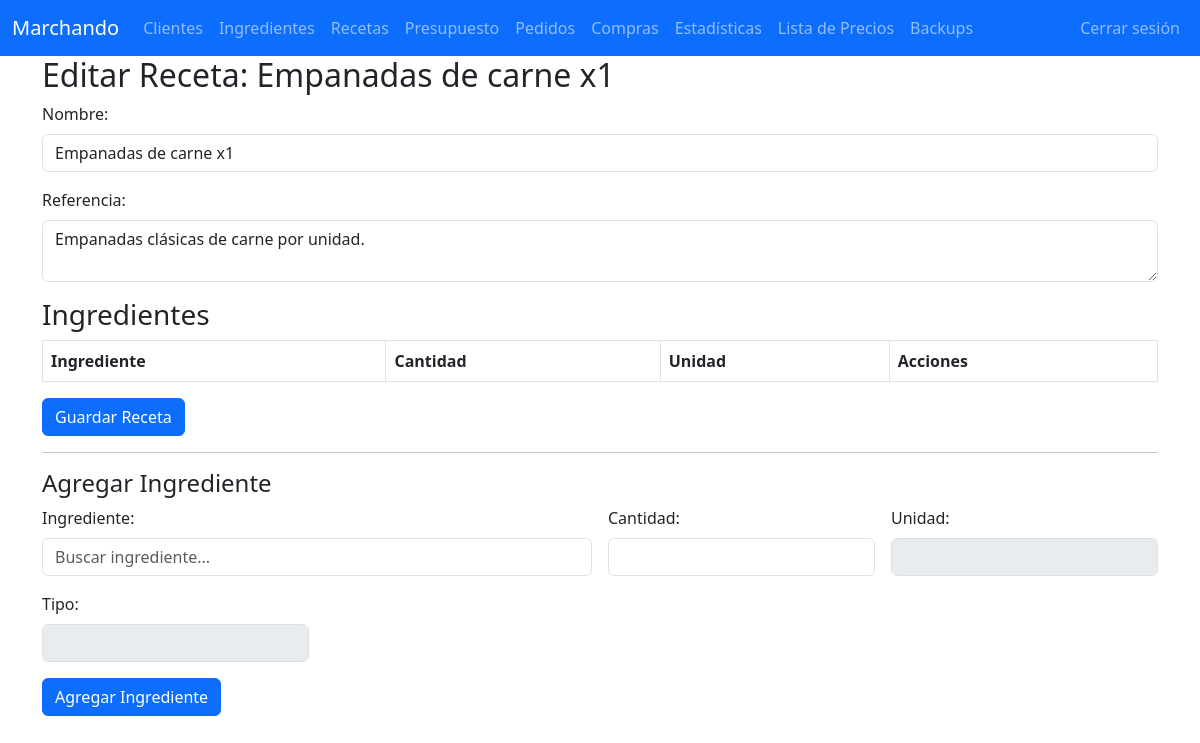
Page /modificar_receta/3 (signed in) on the earlier database version.
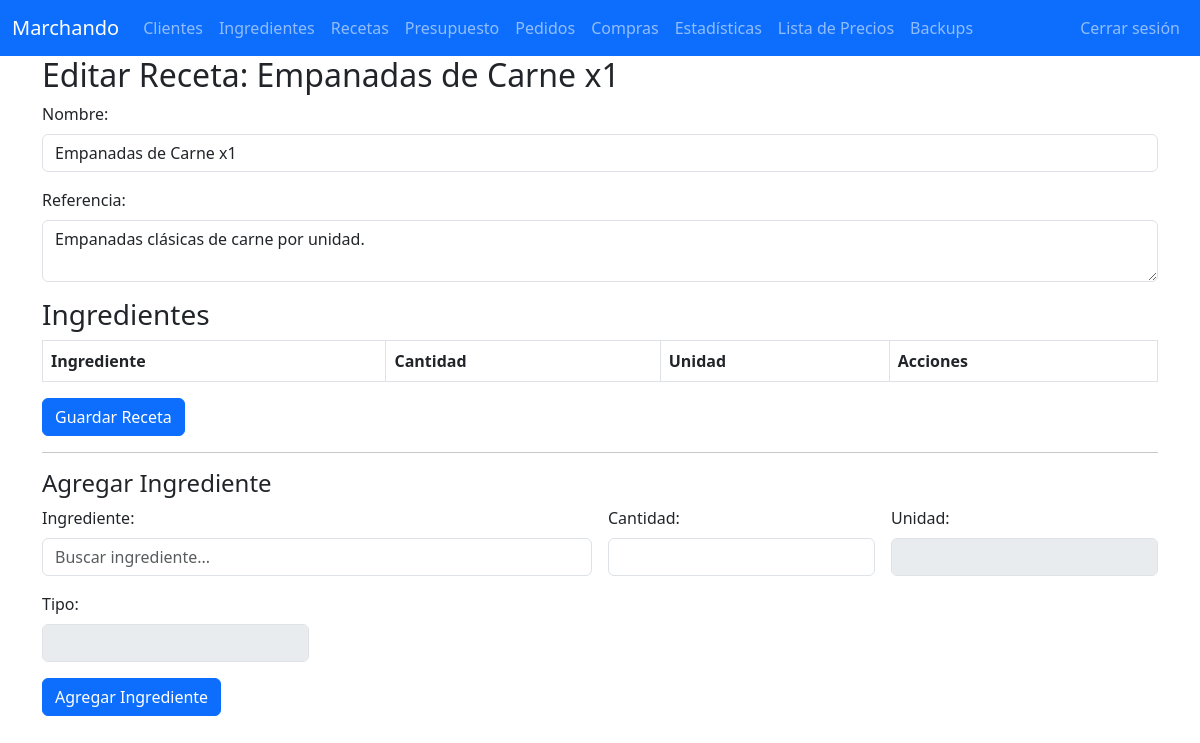
Same page on the later database version.
### tables this page shows
CREATE TABLE recetas (
    id INTEGER PRIMARY KEY AUTOINCREMENT,
    nombre TEXT NOT NULL,
    referencia TEXT,
    UNIQUE(nombre)
);

### app.py (the view)
@app.route('/modificar_receta/<int:id>', methods=['GET'])
@login_required
def modificar_receta(id):
    with get_conn() as conn:
        receta = conn.execute('SELECT * FROM recetas WHERE id = ?', (id,)).fetchone()
        ingredientes_receta = conn.execute('''
            SELECT ri.id as ri_id, i.id as ingrediente_id, i.producto, ri.cantidad, ri.unidad
            FROM receta_ingredientes ri
            JOIN ingredientes i ON ri.ingrediente_id = i.id
            WHERE receta_id = ?
        ''', (id,)).fetchall()
    return render_template('editar_receta.html', receta=receta, ingredientes=ingredientes_receta)

### app.py (called while the page is built)
def login_required(f):
    @wraps(f)
    def decorated_function(*args, **kwargs):
        if not session.get('logged_in'): # PRUEBAS LOCALES
            return redirect(url_for('login', next=request.path))
        return f(*args, **kwargs)
    return decorated_function

def get_conn():
    conn = sqlite3.connect(DB_NAME)
    conn.row_factory = sqlite3.Row
    return conn

### templates/editar_receta.html (shortened to what this page needs)
{% extends "base.html" %}
{% block content %}
<h2>Editar Receta: {{ receta.nombre }}</h2>
<form method="POST" action="{{ url_for('actualizar_receta', id=receta.id) }}">
  <div class="mb-3">
    <label for="nombre" class="form-label">Nombre:</label>
    <input type="text" class="form-control" id="nombre" name="nombre" value="{{ receta.nombre }}" required>
  </div>
  <div class="mb-3">
    <label for="referencia" class="form-label">Referencia:</label>
    <textarea class="form-control" id="referencia" name="referencia">{{ receta.referencia }}</textarea>
  </div>
  <h3>Ingredientes</h3>
  <table class="table table-bordered">
    <thead>
      <tr>
        <th>Ingrediente</th>
        <th>Cantidad</th>
        <th>Unidad</th>
        <th>Acciones</th>
      </tr>
    </thead>
  </table>
  <button type="submit" class="btn btn-primary">Guardar Receta</button>
</form>
<hr>
<h4>Agregar Ingrediente</h4>
<form method="POST" action="{{ url_for('agregar_ingrediente_receta', receta_id=receta.id) }}" class="row g-3">
  <div class="col-md-6">
    <label class="form-label">Ingrediente:</label>
    <input type="text" id="buscador" class="form-control" placeholder="Buscar ingrediente..." autocomplete="off">
  </div>
  <div class="col-md-3">
    <label class="form-label">Cantidad:</label>
    <input type="number" step="0.01" name="cantidad" class="form-control" required>
  </div>
  <div class="col-md-3">
    <label class="form-label">Unidad:</label>
    <input type="text" id="unidad_mostrada" class="form-control" disabled>
  </div>
  <div class="col-md-3">
    <label class="form-label">Tipo:</label>
    <input type="text" id="tipo_mostrado" class="form-control" disabled>
  </div>
  <div class="col-12">
    <button type="submit" class="btn btn-primary">Agregar Ingrediente</button>
  </div>
</form>
{% endblock %}

Differences in the rows shown:
changed recetas "Empanadas clásicas de carne por unidad.": nombre "Empanadas de carne x1" → "Empanadas de Carne x1"
